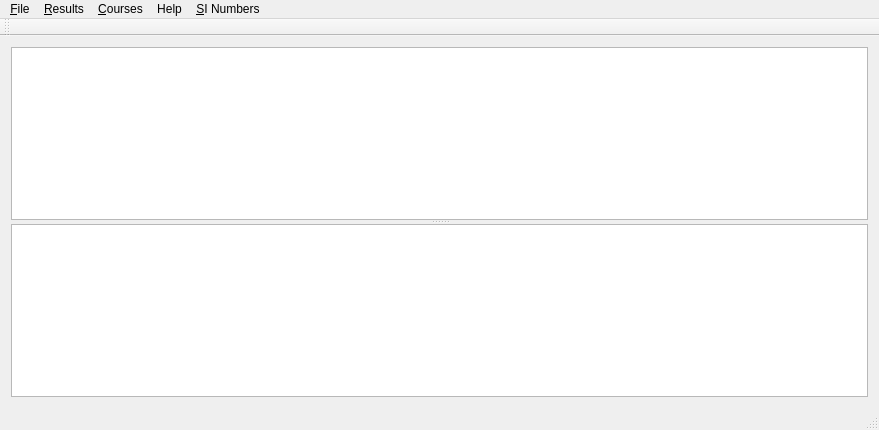
<?xml version="1.0" encoding="UTF-8"?>
<ui version="4.0">
 <class>MainWindow</class>
 <widget class="QMainWindow" name="MainWindow">
  <property name="geometry">
   <rect>
    <x>0</x>
    <y>0</y>
    <width>879</width>
    <height>430</height>
   </rect>
  </property>
  <property name="windowTitle">
   <string>SI Simple</string>
  </property>
  <widget class="QWidget" name="centralWidget">
   <layout class="QVBoxLayout" name="verticalLayout">
    <item>
     <widget class="QSplitter" name="splitter">
      <property name="sizePolicy">
       <sizepolicy hsizetype="Expanding" vsizetype="Expanding">
        <horstretch>0</horstretch>
        <verstretch>0</verstretch>
       </sizepolicy>
      </property>
      <property name="orientation">
       <enum>Qt::Vertical</enum>
      </property>
      <widget class="QTextEdit" name="textEdit">
       <property name="font">
        <font>
         <family>Lucida Console</family>
         <weight>50</weight>
         <italic>false</italic>
         <bold>false</bold>
         <kerning>true</kerning>
        </font>
       </property>
       <property name="undoRedoEnabled">
        <bool>false</bool>
       </property>
       <property name="lineWrapMode">
        <enum>QTextEdit::NoWrap</enum>
       </property>
       <property name="textInteractionFlags">
        <set>Qt::NoTextInteraction</set>
       </property>
      </widget>
      <widget class="QTextEdit" name="textEdit_2">
       <property name="font">
        <font>
         <family>Lucida Console</family>
        </font>
       </property>
       <property name="lineWrapMode">
        <enum>QTextEdit::NoWrap</enum>
       </property>
      </widget>
     </widget>
    </item>
   </layout>
  </widget>
  <widget class="QMenuBar" name="menuBar">
   <property name="geometry">
    <rect>
     <x>0</x>
     <y>0</y>
     <width>879</width>
     <height>25</height>
    </rect>
   </property>
   <widget class="QMenu" name="menu_File">
    <property name="title">
     <string>&amp;File</string>
    </property>
   </widget>
   <widget class="QMenu" name="menu_Results">
    <property name="title">
     <string>&amp;Results</string>
    </property>
   </widget>
   <widget class="QMenu" name="menuHelp">
    <property name="title">
     <string>Help</string>
    </property>
   </widget>
   <widget class="QMenu" name="menuCourses">
    <property name="title">
     <string>&amp;Courses</string>
    </property>
    <addaction name="actionManage"/>
    <addaction name="actionImport"/>
    <addaction name="actionGuess"/>
   </widget>
   <widget class="QMenu" name="menu_SI_Numbers">
    <property name="title">
     <string>&amp;SI Numbers</string>
    </property>
    <addaction name="actionManageSI"/>
    <addaction name="actionImportSI"/>
    <addaction name="actionLoadSI"/>
    <addaction name="actionRental_Sticks"/>
   </widget>
   <addaction name="menu_File"/>
   <addaction name="menu_Results"/>
   <addaction name="menuCourses"/>
   <addaction name="menuHelp"/>
   <addaction name="menu_SI_Numbers"/>
  </widget>
  <widget class="QToolBar" name="mainToolBar">
   <attribute name="toolBarArea">
    <enum>TopToolBarArea</enum>
   </attribute>
   <attribute name="toolBarBreak">
    <bool>false</bool>
   </attribute>
  </widget>
  <widget class="QStatusBar" name="statusBar"/>
  <action name="actionOpen">
   <property name="text">
    <string>tr(&amp;Open)</string>
   </property>
  </action>
  <action name="actionSave">
   <property name="text">
    <string>Save</string>
   </property>
  </action>
  <action name="actionExport_to_IOF_XML">
   <property name="text">
    <string>Export to IOF XML...</string>
   </property>
  </action>
  <action name="actionExit">
   <property name="text">
    <string>Exit</string>
   </property>
  </action>
  <action name="actionRecalc">
   <property name="text">
    <string>Recalc</string>
   </property>
  </action>
  <action name="action_Help">
   <property name="text">
    <string>&amp;Help</string>
   </property>
  </action>
  <action name="action_About">
   <property name="text">
    <string>&amp;About</string>
   </property>
  </action>
  <action name="actionManage">
   <property name="text">
    <string>Manage...</string>
   </property>
  </action>
  <action name="actionImport">
   <property name="text">
    <string>Import...</string>
   </property>
  </action>
  <action name="actionGuess">
   <property name="text">
    <string>Guess...</string>
   </property>
  </action>
  <action name="actionImportSI">
   <property name="text">
    <string>Import...</string>
   </property>
   <property name="visible">
    <bool>false</bool>
   </property>
  </action>
  <action name="actionManageSI">
   <property name="text">
    <string>Manage...</string>
   </property>
   <property name="visible">
    <bool>false</bool>
   </property>
  </action>
  <action name="actionLoadSI">
   <property name="text">
    <string>Load Archive...</string>
   </property>
  </action>
  <action name="actionRental_Sticks">
   <property name="text">
    <string>Rental Sticks...</string>
   </property>
  </action>
 </widget>
 <layoutdefault spacing="6" margin="11"/>
 <resources/>
 <connections/>
</ui>
